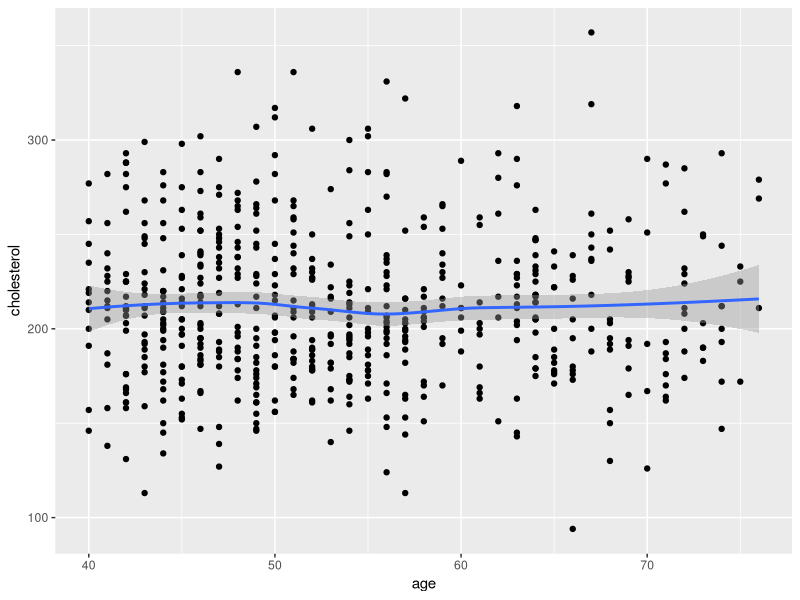
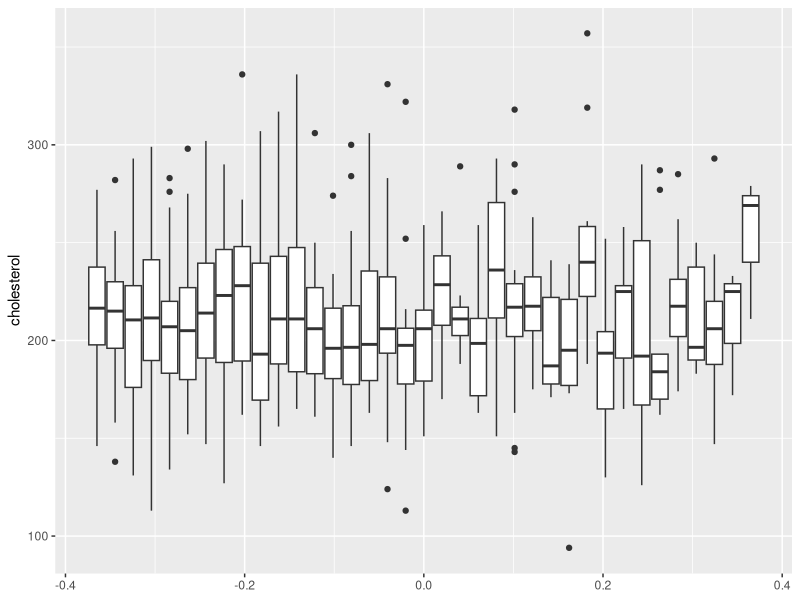
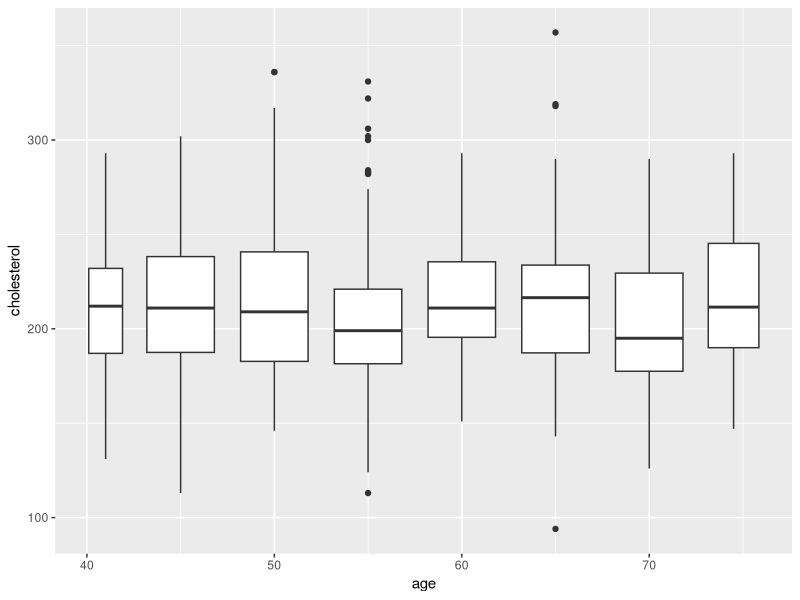
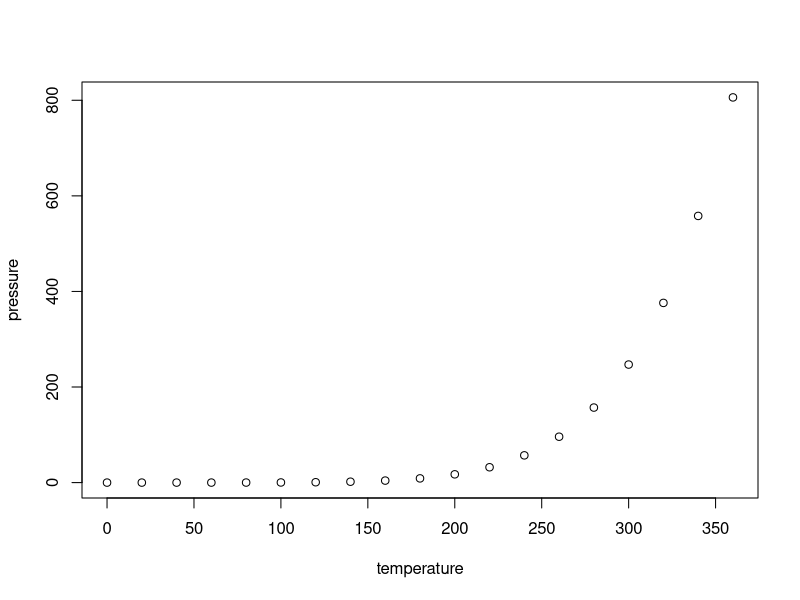

The R source for these figures, in order:
## ---- chunk 1
knitr::opts_chunk$set(echo = FALSE)
## ---- chunk 2
library(ggplot2)
data = read.csv("evans.csv",header = T)
  
# Box plot
ggplot(data, aes(x=age, y=cholesterol)) +
  geom_point()+
  geom_smooth()
## ---- chunk 3
ggplot(data, aes(group = age, y=cholesterol)) +
  geom_boxplot()
## ---- chunk 4
ggplot(data, aes(age, y=cholesterol)) +
  geom_boxplot(aes(group = cut_width(age,5)))
## ---- chunk 5
plot(pressure)
